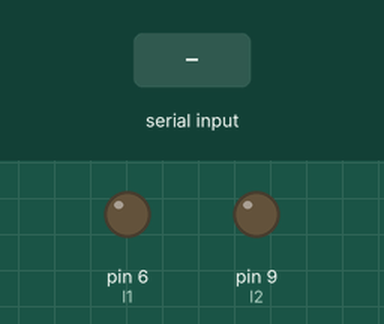
The sketch below on a simulated Arduino Uno, built with avr-gcc and run on an emulated ATmega328P. Shown: output pins drawn as LEDs (lit = HIGH). Inputs (shaded band) come from the test bench. Pins used as bus, display or sensor lines are not drawn.

Above: at 1.2 s.
1.3 s: "F" received over Serial
At 2.5 s:
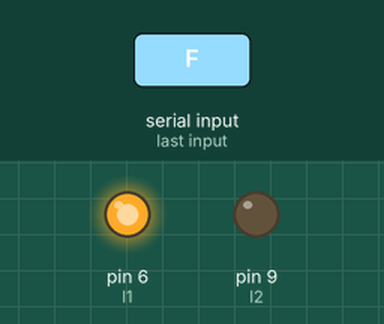
2.9 s: "B" received over Serial
At 3.8 s:
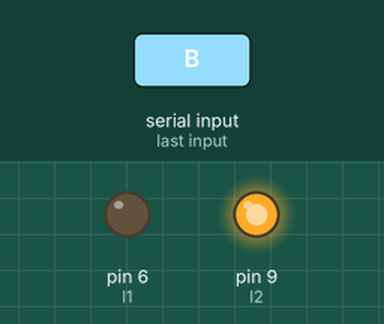
4.5 s: "L" received over Serial
At 5.1 s:
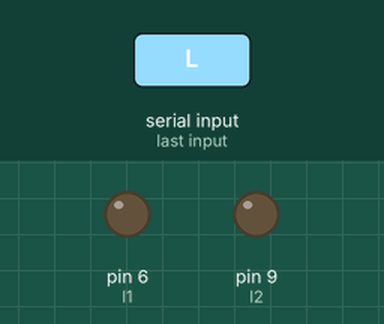
Timing chart, 0 to 7.5 s (numbered marks = the images above; inputs shaded):
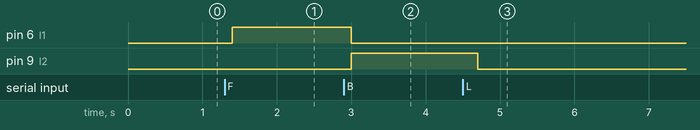

The sketch:

alt_car2.ino
```cpp
char t;
const int r1=4,r2=5,l1=6,l2=9;
const int ena,enb;

void setup() {
Serial.begin(9600);
pinMode(r1,OUTPUT);   //right motors forward
pinMode(r2,OUTPUT);   //right motors reverse
pinMode(l1,OUTPUT);   //left motors forward
pinMode(l2,OUTPUT);   //left motors reverse
pinMode(ena,OUTPUT);
pinMode(enb,OUTPUT);
digitalWrite(ena,80);
digitalWrite(enb,80);
}

void loop() {
if(Serial.available()){
  t = Serial.read();
}

if(t == 'F'){            //move forward(all motors rotate in forward direction)
  digitalWrite(r1,HIGH);
  digitalWrite(r2,LOW);
  digitalWrite(l1,HIGH);
  digitalWrite(l2,LOW);
}

else if(t == 'B'){      //move reverse (all motors rotate in reverse direction)
  digitalWrite(r1,LOW);
  digitalWrite(r2,HIGH);
  digitalWrite(l1,LOW);
  digitalWrite(l2,HIGH);
}

else if(t == 'L'){      //turn right (left side motors rotate in forward direction, right side motors rotate in reverse direction for 100ms & stop)
  digitalWrite(r1,HIGH);
  digitalWrite(r2,LOW);
  digitalWrite(l1,LOW);
  digitalWrite(l2,HIGH);
  delay(100);
  t = 'S';
}

else if(t == 'R'){      //turn left (right side motors rotate in forward direction, left side motors rotate in reverse direction for 100ms & stop)
  digitalWrite(r1,LOW);
  digitalWrite(r2,HIGH);
  digitalWrite(l1,HIGH);
  digitalWrite(l2,LOW);
  delay(100);
  t = 'S';
}

else if(t == 'S'){      //STOP (all motors stop)
  digitalWrite(r1,LOW);
  digitalWrite(r2,LOW);
  digitalWrite(l1,LOW);
  digitalWrite(l2,LOW);
}
delay(100);
}
```

Measured:
- after the input at 1.3 s, pin 6 (l1): LOW → HIGH after 0.10 s
- after the input at 2.9 s, pin 6 (l1): HIGH → LOW after 0.10 s; pin 9 (l2): LOW → HIGH after 0.10 s
- after the input at 4.5 s, pin 9 (l2): HIGH → LOW after 0.20 s
